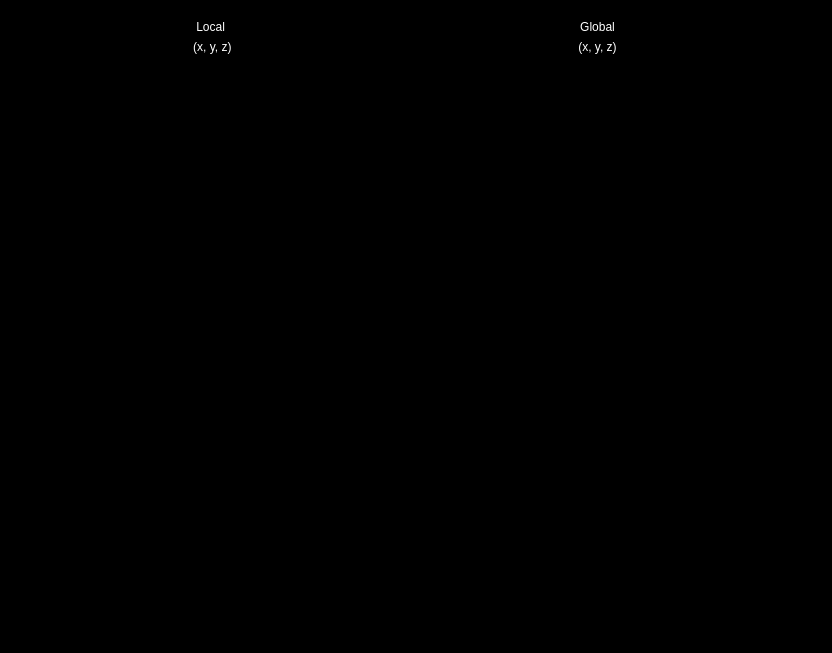
<?xml version="1.0" encoding="UTF-8"?>
<ui version="4.0">
 <class>Form</class>
 <widget class="QWidget" name="Form">
  <property name="geometry">
   <rect>
    <x>0</x>
    <y>0</y>
    <width>832</width>
    <height>653</height>
   </rect>
  </property>
  <property name="windowTitle">
   <string>Form</string>
  </property>
  <property name="styleSheet">
   <string notr="true">QWidget{
background-color: rgb(00,00,00);
color: #FFFFFF;
}
QPushButton{
	background-color: black;
}
 QPushButton:pressed {
     background-color: rgb(224, 0, 0);     
}
QPushButton:hover {
     background-color: rgb(100, 30, 30);
}
QPushButton#startButton:disabled:checked {
	color: gray;
}
QPushButton#startButton:disabled:checked {
	background-color: #ffaaaa;
}
QPushButton#startButton:disabled:!checked {
	background-color: lightGreen;
}</string>
  </property>
  <widget class="QWidget" name="verticalLayoutWidget">
   <property name="geometry">
    <rect>
     <x>10</x>
     <y>10</y>
     <width>781</width>
     <height>621</height>
    </rect>
   </property>
   <layout class="QVBoxLayout" name="verticalLayout_T">
    <property name="topMargin">
     <number>10</number>
    </property>
    <item>
     <layout class="QHBoxLayout" name="horizontalLayout_3">
      <item>
       <widget class="QLabel" name="labelLocal_2">
        <property name="maximumSize">
         <size>
          <width>16777215</width>
          <height>50</height>
         </size>
        </property>
        <property name="text">
         <string>     Local </string>
        </property>
        <property name="alignment">
         <set>Qt::AlignCenter</set>
        </property>
       </widget>
      </item>
      <item>
       <widget class="QLabel" name="labelGlobal_2">
        <property name="maximumSize">
         <size>
          <width>16777215</width>
          <height>50</height>
         </size>
        </property>
        <property name="text">
         <string>Global</string>
        </property>
        <property name="alignment">
         <set>Qt::AlignCenter</set>
        </property>
       </widget>
      </item>
     </layout>
    </item>
    <item>
     <layout class="QHBoxLayout" name="horizontalLayout_4">
      <item>
       <widget class="QLabel" name="labelLocalXYZ_2">
        <property name="text">
         <string>     (x, y, z)</string>
        </property>
        <property name="alignment">
         <set>Qt::AlignCenter</set>
        </property>
       </widget>
      </item>
      <item>
       <widget class="QLabel" name="labelGlobalXYZ_2">
        <property name="text">
         <string>(x, y, z)</string>
        </property>
        <property name="alignment">
         <set>Qt::AlignCenter</set>
        </property>
       </widget>
      </item>
     </layout>
    </item>
    <item>
     <layout class="QVBoxLayout" name="verticalLayout_QBox">
      <property name="leftMargin">
       <number>20</number>
      </property>
      <property name="bottomMargin">
       <number>10</number>
      </property>
     </layout>
    </item>
    <item>
     <spacer name="verticalSpacer_2">
      <property name="orientation">
       <enum>Qt::Vertical</enum>
      </property>
      <property name="sizeHint" stdset="0">
       <size>
        <width>20</width>
        <height>40</height>
       </size>
      </property>
     </spacer>
    </item>
   </layout>
  </widget>
 </widget>
 <resources/>
 <connections/>
</ui>
